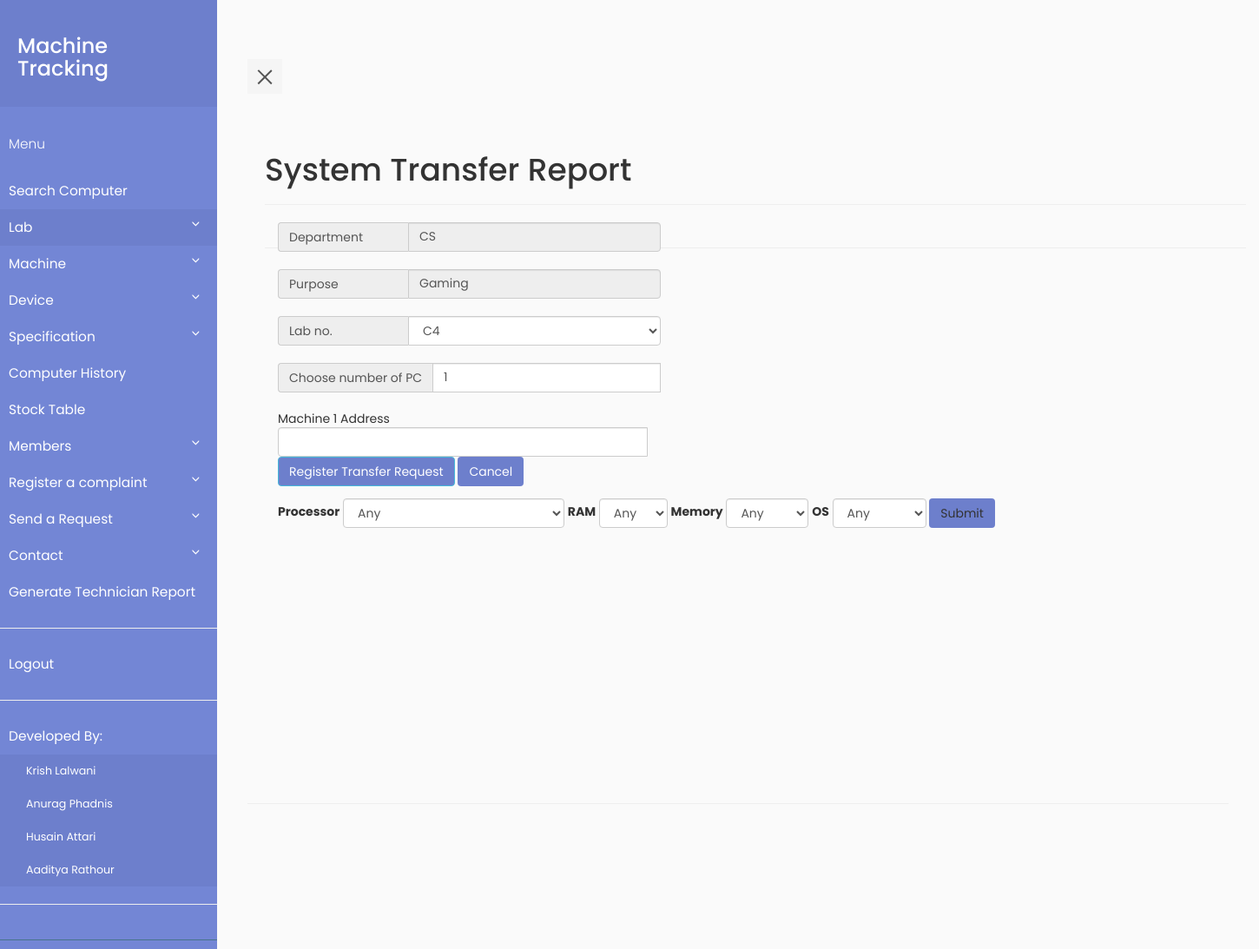
The app's page /servicerpt.php?id=1 (signed in) with its own data.
### tables this page shows
CREATE TABLE `transfer_request` (
  `transfer_request_id` int(11) NOT NULL,
  `date_of_request` date DEFAULT NULL,
  `name` varchar(30) DEFAULT NULL,
  `department` varchar(30) DEFAULT NULL,
  `purpose` text,
  `processor` varchar(100) DEFAULT NULL,
  `ram` varchar(10) DEFAULT NULL,
  `hdd` varchar(10) DEFAULT NULL,
  `os` varchar(20) DEFAULT NULL,
  `quantity` int(11) DEFAULT NULL
);

### servicerpt.php (the view, shortened to what this page needs)
<?php
    require_once "pdo.php";
    if(!isset($_POST['department']))
    {
        $autoc=$pdo->prepare("SELECT department,purpose,quantity from transfer_request where transfer_request_id = :tid");
        $autoc->execute(array(':tid'=>$_GET['id']));
        $rowauto=$autoc->fetch(PDO::FETCH_ASSOC);
        $dept=$rowauto['department'];
        $pur=$rowauto['purpose'];
        $qty=$rowauto['quantity'];
    }
?>
<html>
<head>
    <link rel="stylesheet" type="text/css" href="https://maxcdn.bootstrapcdn.com/bootstrap/3.3.7/css/bootstrap.min.css" >
    <link rel="stylesheet" type="text/css" href="style5.css">
</head>
<body>
                   <div class="wrapper">
                <?php if (isset($_SESSION['id'])&&$_SESSION['role']=='0') include "navbar.php";
                else if(isset($_SESSION['id'])&&$_SESSION['role']=='1')  include "navbar_faculty.php";
                else include "navbar_tech.php";?>
    <div class="container" id="content">
    <div class="page-header">
    <h1>System Transfer Report</h1>
    </div>
    <form method="POST" action= "<?= 'servicerpt.php?id='.$_GET['id'] ?>"  class="col-xs-5">
    <div class="input-group">
    <span class="input-group-addon">Department </span>
    <input type="text" value="<?= $dept ?>" disabled class="form-control"> </div><br/>
    <div class="input-group">
    <span class="input-group-addon">Purpose</span>
    <input type="text" value ="<?= $pur ?>" disabled class="form-control"> </div><br/>
    <div class="input-group">
    <span class="input-group-addon">Lab no.</span>
    <select name="labid" class="form-control" required>
        <?php
            $read=$pdo->query('select name,lab_id from lab order by name');
            while($row = $read->fetch(PDO::FETCH_ASSOC))
            {
                $labname=$row['name'];
                echo '<option name = $labid>';
                echo    $labname;
                echo '</option>';
            }
        ?>
    </select>
    </div><br>
        <div class="input-group">
        <span class="input-group-addon">Choose number of PC</span><input type="Number" class="form-control" name="totalqty" id="totalqty" value = "<?php echo $qty; ?>" min=1 onchange="addtags();" required>
            <br>
        </div>
        <br>
        <div id="add-machine" class="input-group"></div>
    <input type="submit" value="Register Transfer Request" class="btn btn-info">
    <a class ="link-no-format" href="home.php"><div class="btn btn-my">Cancel</div></a>
    </form>
    <div class="page-header">
        <form method="POST" class="form-inline col-xs-12">
            <label id="processor">Processor</label>
                <select class="form-control" id="processor" name="processor">
                    <option value="-1">Any</option>
                </select>
            <label id="ram">RAM</label>
                <select class="form-control" id="ram" name="ram">
                    <option value='-1'>Any</option>
                </select>
            <label id="memory">Memory</label>
                <select class="form-control" id="memory" name="memory">
                    <option value='-1'>Any</option>
                </select>
            <label id="os">OS</label>
                <select class="form-control" id="os" name="os">
                    <option value='-1'>Any</option>
                </select>
            <input class="btn btn-my"type="submit" name="submit">
        </form>
    </div>
    </div>
    </div>
        </div>
</body>
</html>

### style5.css (style rules this page uses)
body { font-family: 'Poppins', sans-serif; background: #fafafa; }
.wrapper { display: flex; align-items: stretch; perspective: 1500px; }
#content { padding: 20px; min-height: 100vh; transition: all 0.3s; }
input[type="submit"] { background-color: #6d7fcc; }
.btn-my { background-color: #6d7fcc; }

### servicerpt.php (style rules this page uses)
.input-group-addon { min-width:150px; text-align:left; }

### records on screen
transfer_request: department "CS", purpose "Gaming", totalqty "1"

### other values on screen
form field labid "C4"
